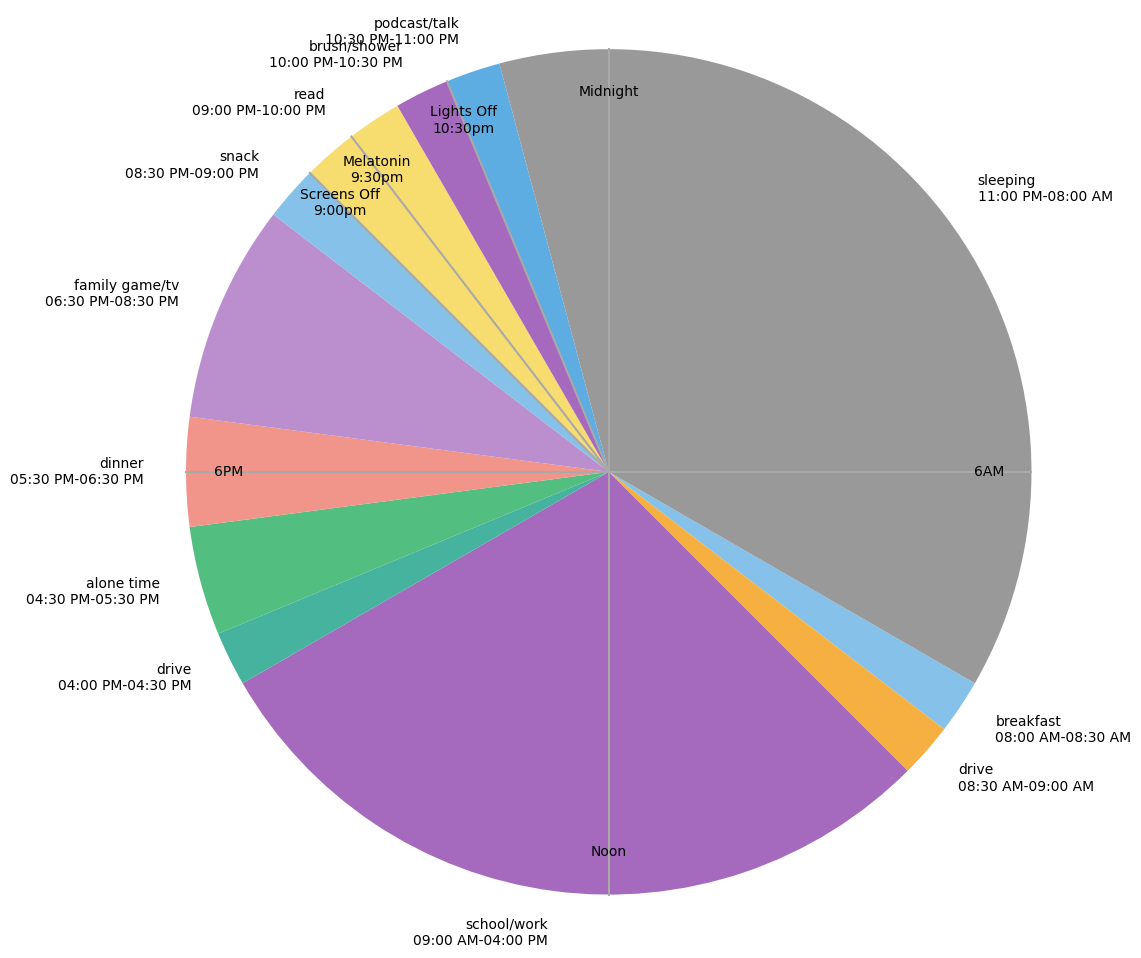

Reproduce this figure in Python.
from datetime import datetime
import csv
import math
import matplotlib.pyplot as plt

activities = []

# Ingest the CSV file
with open('pieday.csv', 'r') as file:
    reader = csv.reader(file)
    next(reader)  # Skip the header row
    # Iterate over each row in the CSV
    for row in reader:
        activity_name = row[0]
        start_time = datetime.strptime(row[1], '%I:%M %p')
        stop_time = datetime.strptime(row[2], '%I:%M %p')
        duration = float(row[3])
        activities.append((start_time, stop_time, activity_name, duration))

# Sort activities by start time
activities.sort()

# Colors for each slice
colors = ['#85C1E9', '#F5B041', '#A569BD', '#45B39D', '#52BE80', '#F1948A', '#BB8FCE', '#85C1E9', '#F7DC6F', '#A569BD', '#5DADE2', '#999999']

# Labels with activity name and start-stop times
labels = [f'{name}\n{start_time.strftime("%I:%M %p")}-{stop_time.strftime("%I:%M %p")}' for start_time, stop_time, name, _ in activities]

# Sizes for each slice
sizes = [duration for _, _, _, duration in activities]

# Create a single subplot with a larger size
fig, ax = plt.subplots(figsize=(12, 12))

# Adjust start angle to position midnight at the top, and draw the pie chart in a counterclockwise direction
ax.pie(sizes, colors=colors, startangle=-30, counterclock=False, labels=labels, labeldistance=1.1)
ax.axis('equal')  # Equal aspect ratio ensures that pie is drawn as a circle.

# Add lines and text for midnight, 6am, noon, 6pm, and 9pm
for hour, label in zip([0, 6, 12, 18, 15, 14.5, 13.5], ['Noon', '6AM', 'Midnight', '6PM', 'Screens Off\n9:00pm', 'Melatonin\n9:30pm', 'Lights Off\n10:30pm']):
    angle = (hour/24)*360 - 90  # Convert hours to angle in degrees, subtract 90 to start at the top
    angle = math.radians(angle)  # Convert angle to radians
    x = math.cos(angle)  # Calculate x coordinate
    y = math.sin(angle)  # Calculate y coordinate
    ax.plot([0, x], [0, y], color='darkgrey')  # Draw line from center to point in dark grey
    ax.text(0.9*x, 0.9*y, label, ha='center', va='center')  # Add text at point, moved a bit towards the center

# plt.show()

# Save the figure
fig.savefig("pieday.png")

# Save the figure with a tight bounding box
fig.savefig("pieday.png", bbox_inches='tight')